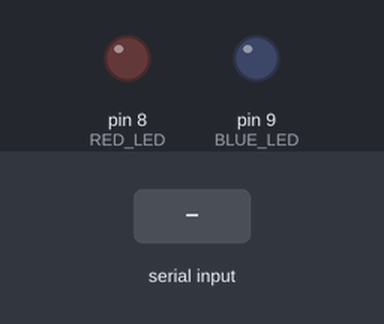
Simulated run of this sketch. Board: Arduino Uno, built with avr-gcc and run on an emulated ATmega328P. Parts: output pins drawn as LEDs (lit = HIGH). Inputs (shaded band) come from the test bench.

Above: at 2.2 s.
2.3 s: "S" received over Serial
At 3.2 s:
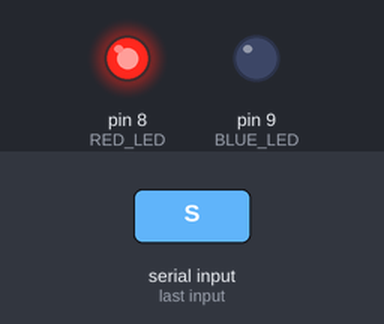
3.8 s: "C" received over Serial
At 4.4 s:
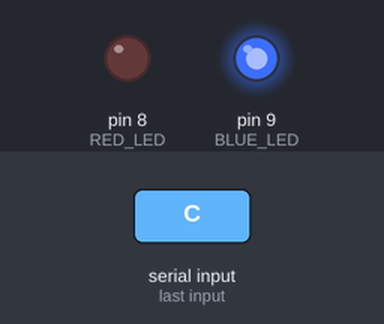
Timing chart, 0 to 6.8 s (numbered marks = the images above; inputs shaded):
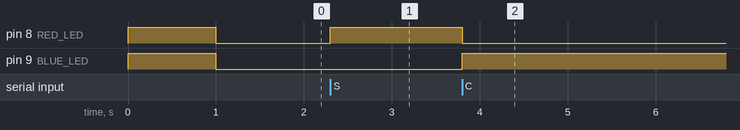

The sketch:

Arduino_Quiz.ino
```cpp
// --- CÓDIGO ARDUINO UNO ---
// Desarrollado para el sistema de detección de postura

const int RED_LED = 8;    // Indicador "PARADO"
const int BLUE_LED = 9;  // Indicador "SENTADO"

void setup() {
  Serial.begin(9600);
  pinMode(RED_LED, OUTPUT);
  pinMode(BLUE_LED, OUTPUT);

  // Test inicial
  digitalWrite(RED_LED, HIGH);
  digitalWrite(BLUE_LED, HIGH);
  delay(1000);
  digitalWrite(RED_LED, LOW);
  digitalWrite(BLUE_LED, LOW);
}

void loop() {
  if (Serial.available() > 0) {
    char receivedChar = Serial.read();

    // El protocolo espera 'S' para Standing o 'C' para Sitting
    if (receivedChar == 'S') {
      digitalWrite(RED_LED, HIGH);
      digitalWrite(BLUE_LED, LOW);
    }
    else if (receivedChar == 'C') {
      digitalWrite(RED_LED, LOW);
      digitalWrite(BLUE_LED, HIGH);
    }
  }
}
```

Measured:
- after the input at 2.3 s, pin 8 (RED_LED): LOW → HIGH at once
- after the input at 3.8 s, pin 8 (RED_LED): HIGH → LOW at once; pin 9 (BLUE_LED): LOW → HIGH at once
